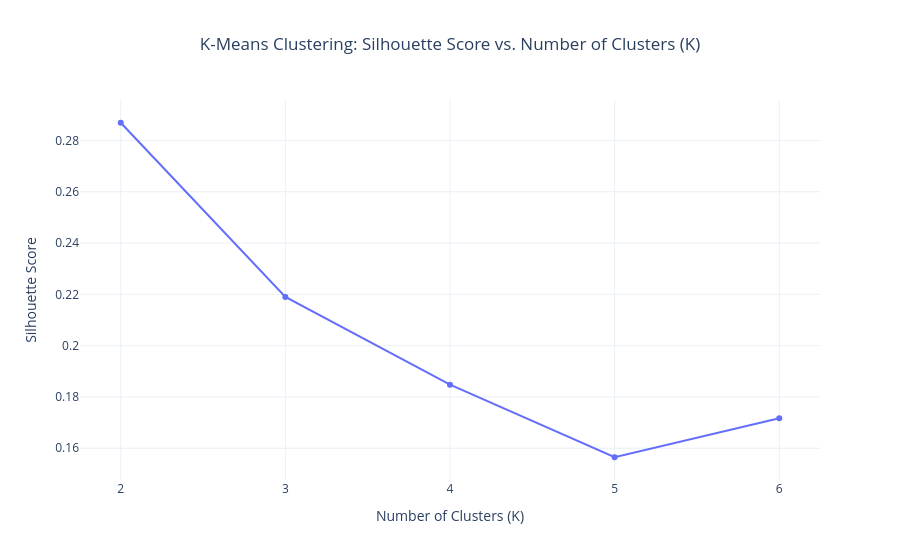

The code cell stored with this chart in its notebook:
### Markdown cell above
---
### Step 24: Visualize Silhouette Score vs. K

### Code cell
fig_k_comp = px.line(
    k_comparison_df,
    x="K",
    y="Silhouette_Score",
    markers=True,
    title="K-Means Clustering: Silhouette Score vs. Number of Clusters (K)",
    labels={"K": "Number of Clusters (K)", "Silhouette_Score": "Silhouette Score"},
    template="plotly_white"
)

fig_k_comp.update_layout(title_x=0.5, xaxis=dict(dtick=1))
fig_k_comp.show()

### Figure 1 — Plotly figure (JSON) as saved in the notebook; plotly's stock layout.template omitted (floating-point values rounded to 4 significant figures)
{"data": [{"hovertemplate": "Number of Clusters (K)=%{x}<br>Silhouette Score=%{y}<extra></extra>", "legendgroup": "", "line": {"color": "#636efa", "dash": "solid"}, "marker": {"symbol": "circle"}, "mode": "lines+markers", "name": "", "orientation": "v", "showlegend": false, "type": "scatter", "x": [2, 3, 4, 5, 6], "xaxis": "x", "y": [0.2869, 0.219, 0.1848, 0.1565, 0.1717], "yaxis": "y"}], "layout": {"legend": {"tracegroupgap": 0}, "title": {"text": "K-Means Clustering: Silhouette Score vs. Number of Clusters (K)", "x": 0.5}, "xaxis": {"anchor": "y", "domain": [0.0, 1.0], "dtick": 1, "title": {"text": "Number of Clusters (K)"}}, "yaxis": {"anchor": "x", "domain": [0.0, 1.0], "title": {"text": "Silhouette Score"}}}}
